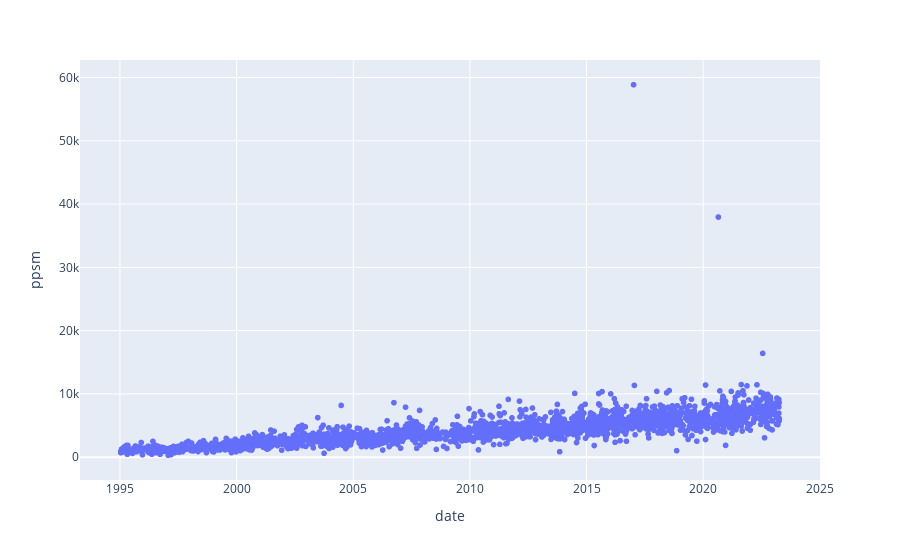

Notebook code for this chart:
### Code cell
# Avg Prices / PPSM by date for detached houses around a postcode
px.scatter(df2, x='date', y='ppsm')

### Figure 1 — Plotly figure (JSON) as saved in the notebook; plotly's stock layout.template omitted (floating-point values rounded to 4 significant figures; data arrays with more than 128 entries replaced by an {"elided": "..."} marker saying what was removed)
{"data": [{"hovertemplate": "date=%{x}<br>ppsm=%{y}<extra></extra>", "legendgroup": "", "marker": {"color": "#636efa", "symbol": "circle"}, "mode": "markers", "name": "", "showlegend": false, "type": "scattergl", "x": {"elided": "2654 str values"}, "xaxis": "x", "y": {"elided": "2654 int values"}, "yaxis": "y"}], "layout": {"legend": {"tracegroupgap": 0}, "margin": {"t": 60}, "xaxis": {"anchor": "y", "domain": [0, 1], "title": {"text": "date"}}, "yaxis": {"anchor": "x", "domain": [0, 1], "title": {"text": "ppsm"}}}}
